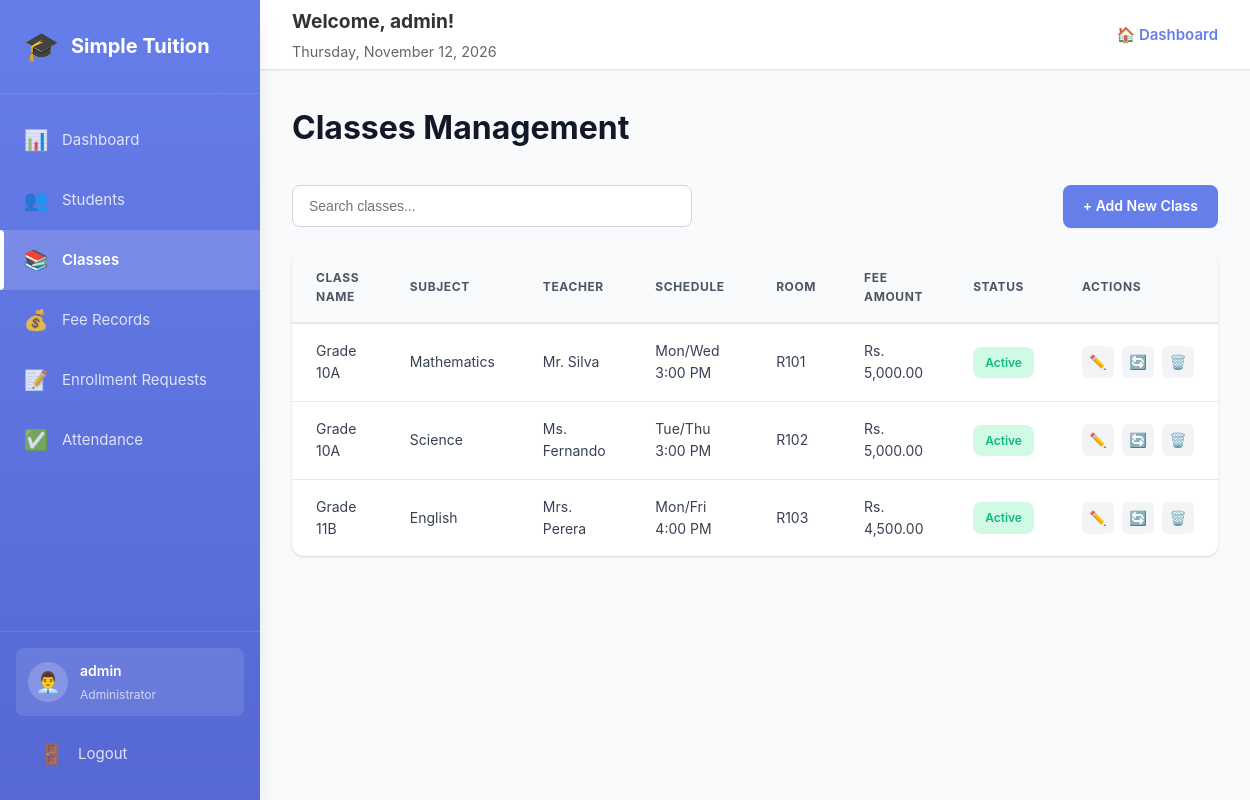
Page /admin/classes.php (signed in) on the committed database.
### tables this page shows
CREATE TABLE `classes` (
  `id` int(11) NOT NULL,
  `class_name` varchar(100) NOT NULL,
  `subject` varchar(100) NOT NULL,
  `teacher_name` varchar(100) DEFAULT NULL,
  `schedule` varchar(200) DEFAULT NULL,
  `room_number` varchar(20) DEFAULT NULL,
  `fee_amount` decimal(10,2) DEFAULT 0.00,
  `status` enum('active','inactive') DEFAULT 'active',
  `created_at` timestamp NOT NULL DEFAULT current_timestamp()
);

### config.php (called while the page is built, shortened)
<?php
function formatCurrency($amount) {
    return 'Rs. ' . number_format($amount, 2);
}
?>

### admin/classes.php (the view, shortened to what this page needs)
<?php
require_once '../config.php';
$search = isset($_GET['search']) ? sanitize($_GET['search']) : '';
$where = $search ? "WHERE class_name LIKE '%$search%' OR subject LIKE '%$search%' OR teacher_name LIKE '%$search%'" : '';
$classes = $conn->query("SELECT * FROM classes $where ORDER BY created_at DESC");
?>
<!DOCTYPE html>
<html lang="en">
<head>
    <link rel="stylesheet" href="../css/admin-style.css">
</head>
<body>
    <div class="dashboard">
        <?php include 'includes/sidebar.php'; ?>
        <div class="main-content">
            <?php include 'includes/header.php'; ?>
            <div class="content-area">
                <h1>Classes Management</h1>
                <div class="actions">
                    <div class="search-box">
                        <form method="GET" action="">
                            <input type="text" name="search" placeholder="Search classes..." value="<?php echo $search; ?>">
                        </form>
                    </div>
                    <a href="class-form.php" class="btn">+ Add New Class</a>
                </div>
                <div class="card">
                    <div class="table-responsive">
                        <table>
                            <thead>
                                <tr>
                                    <th>Class Name</th>
                                    <th>Subject</th>
                                    <th>Teacher</th>
                                    <th>Schedule</th>
                                    <th>Room</th>
                                    <th>Fee Amount</th>
                                    <th>Status</th>
                                    <th>Actions</th>
                                </tr>
                            </thead>
                            <tbody>
                                <?php if ($classes->num_rows > 0): ?>
                                    <?php while ($class = $classes->fetch_assoc()): ?>
                                    <tr>
                                        <td><?php echo $class['class_name']; ?></td>
                                        <td><?php echo $class['subject']; ?></td>
                                        <td><?php echo $class['teacher_name']; ?></td>
                                        <td><?php echo $class['schedule']; ?></td>
                                        <td><?php echo $class['room_number']; ?></td>
                                        <td><?php echo formatCurrency($class['fee_amount']); ?></td>
                                        <td>
                                            <span class="badge badge-<?php echo $class['status']; ?>">
                                                <?php echo ucfirst($class['status']); ?>
                                            </span>
                                        </td>
                                        <td>
                                            <div class="btn-group">
                                                <a href="class-form.php?id=<?php echo $class['id']; ?>" class="btn-icon edit" title="Edit">✏️</a>
                                                <a href="?toggle_status=<?php echo $class['id']; ?>" class="btn-icon" title="Toggle Status" onclick="return confirm('Toggle class status?')">🔄</a>
                                                <a href="?delete=<?php echo $class['id']; ?>" class="btn-icon delete" title="Delete" onclick="return confirm('Delete this class?')">🗑️</a>
                                            </div>
                                        </td>
                                    </tr>
                                    <?php endwhile; ?>
                                <?php else: ?>
                                    <tr>
                                        <td colspan="8" style="text-align: center; padding: 2rem;">No classes found</td>
                                    </tr>
                                <?php endif; ?>
                            </tbody>
                        </table>
                    </div>
                </div>
            </div>
        </div>
    </div>
</body>
</html>

### css/admin-style.css (style rules this page uses)
:root { --primary: #667eea; --primary-dark: #5568d3; --primary-light: #818cf8; --success: #10b981; --success-light: #d1fae5; --warning: #f59e0b; --warning-light: #fef3c7; --danger: #ef4444; --danger-light: #fee2e2; --info: #3b82f6; --info-light: #dbeafe; --white: #ffffff; --gray-50: #f9fafb; --gray-100: #f3f4f6; --gray-200: #e5e7eb; --gray-300: #d1d5db; --gray-400: #9ca3af; --gray-500: #6b7280; --gray-600: #4b5563; --gray-700: #374151; --gray-800: #1f2937; --gray-900: #111827; --shadow-sm: 0 1px 2px 0 rgba(0, 0, 0, 0.05); --shadow: 0 1px 3px 0 rgba(0, 0, 0, 0.1), 0 1px 2px 0 rgba(0, 0, 0, 0.06); --shadow-md: 0 4px 6px -1px rgba(0, 0, 0, 0.1), 0 2px 4px -1px rgba(0, 0, 0, 0.06); --shadow-lg: 0 10px 15px -3px rgba(0, 0, 0, 0.1), 0 4px 6px -2px rgba(0, 0, 0, 0.05); --shadow-xl: 0 20px 25px -5px rgba(0, 0, 0, 0.1), 0 10px 10px -5px rgba(0, 0, 0, 0.04); --sidebar-width: 260px; --header-height: 70px; --radius-sm: 0.375rem; --radius: 0.5rem; --radius-lg: 0.75rem; --radius-xl: 1rem; --transition: all 0.3s cubic-bezier(0.4, 0, 0.2, 1); }
* { margin: 0; padding: 0; box-sizing: border-box; }
body { font-family: 'Inter', -apple-system, BlinkMacSystemFont, 'Segoe UI', Roboto, Oxygen, Ubuntu, Cantarell, sans-serif; background: var(--gray-50); color: var(--gray-800); line-height: 1.6; font-size: 15px; }
.dashboard { display: flex; min-height: 100vh; }
.main-content { flex: 1; margin-left: var(--sidebar-width); display: flex; flex-direction: column; min-height: 100vh; }
.content-area { flex: 1; padding: 2rem; }
.content-area>h1 { font-size: 2rem; font-weight: 700; color: var(--gray-900); margin-bottom: 2rem; }
.card { background: var(--white); border-radius: var(--radius-lg); box-shadow: var(--shadow); overflow: hidden; transition: var(--transition); }
.table-responsive { overflow-x: auto; }
table { width: 100%; border-collapse: collapse; }
thead { background: var(--gray-50); }
thead tr { border-bottom: 2px solid var(--gray-200); }
th { padding: 1rem 1.5rem; text-align: left; font-size: 0.75rem; font-weight: 700; color: var(--gray-600); text-transform: uppercase; letter-spacing: 0.05em; }
tbody tr { border-bottom: 1px solid var(--gray-200); transition: var(--transition); }
tbody tr:last-child { border-bottom: none; }
td { padding: 1rem 1.5rem; font-size: 0.875rem; color: var(--gray-700); }
.badge { display: inline-block; padding: 0.375rem 0.75rem; border-radius: var(--radius); font-size: 0.75rem; font-weight: 600; text-transform: capitalize; }
.badge-active, .badge-paid { background: var(--success-light); color: var(--success); }
.btn, .btn-small { display: inline-flex; align-items: center; justify-content: center; gap: 0.5rem; padding: 0.625rem 1.25rem; background: var(--primary); color: var(--white); text-decoration: none; border-radius: var(--radius); font-weight: 600; font-size: 0.875rem; border: none; cursor: pointer; transition: var(--transition); box-shadow: var(--shadow-sm); }
.form-control, input[type="text"], input[type="email"], input[type="password"], input[type="number"], input[type="date"], input[type="time"], textarea, select { width: 100%; padding: 0.75rem 1rem; border: 1px solid var(--gray-300); border-radius: var(--radius); font-size: 0.875rem; color: var(--gray-800); background: var(--white); transition: var(--transition); }
.stat-card, .card { animation: fadeIn 0.5s ease-out; }
.actions { display: flex; justify-content: space-between; align-items: center; gap: 1rem; margin-bottom: 1.5rem; flex-wrap: wrap; }
.search-box { flex: 1; max-width: 400px; }
.search-box form { position: relative; }
.search-box input[type="text"] { width: 100%; padding: 0.75rem 1rem; border: 1px solid var(--gray-300); border-radius: var(--radius); font-size: 0.875rem; }
.btn-group { display: flex; gap: 0.5rem; align-items: center; }
.btn-icon { display: inline-flex; align-items: center; justify-content: center; width: 32px; height: 32px; border-radius: var(--radius-sm); background: var(--gray-100); text-decoration: none; transition: var(--transition); font-size: 0.875rem; }

### rows in the picture
classes: class_name "Grade 10A", subject "Mathematics", teacher_name "Mr. Silva", schedule "Mon/Wed 3:00 PM", room_number "R101", fee_amount "Rs. 5,000.00", status "Active"
classes: class_name "Grade 10A", subject "Science", teacher_name "Ms. Fernando", schedule "Tue/Thu 3:00 PM", room_number "R102", fee_amount "Rs. 5,000.00", status "Active"
classes: class_name "Grade 11B", subject "English", teacher_name "Mrs. Perera", schedule "Mon/Fri 4:00 PM", room_number "R103", fee_amount "Rs. 4,500.00", status "Active"

### other values in the picture
$_SESSION['admin_username'] "admin"
